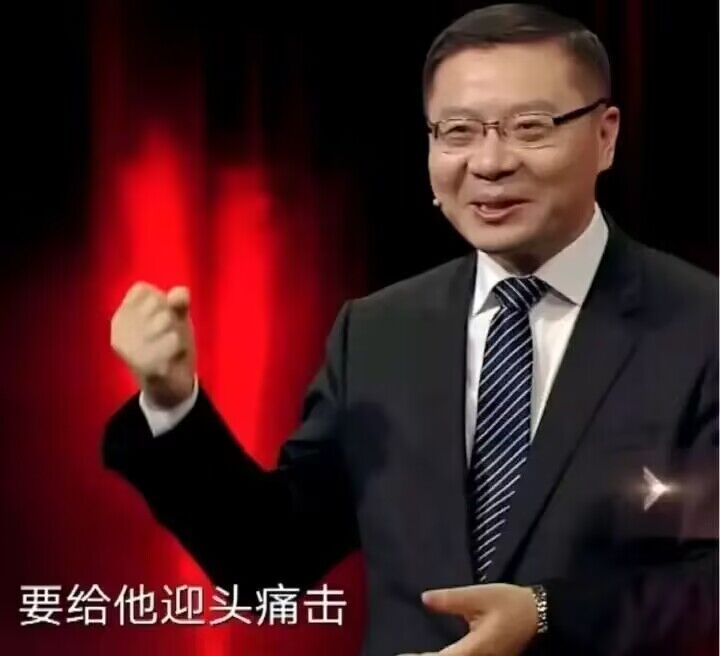
#> input picture yttj.png, 720 x 656 px, found by its file name
$ python main.py
#> lines starting #> are read from the running program, lines starting #| are printed output that depends on the picture; after the words box and inside, x2 and y2 are one past the last pixel; in counts of white or black regions, pixels touching at a corner belong together
import matplotlib.pyplot as plt
import numpy as np
from numpy import fft
import math
import cv2


# 仿真运动模糊
def motion_process(image_size, motion_angle):
    PSF = np.zeros(image_size)
    print(image_size)
    center_position = (image_size[0] - 1) / 2
    print(center_position)

    slope_tan = math.tan(motion_angle * math.pi / 180)
    slope_cot = 1 / slope_tan
    if slope_tan <= 1:
        for i in range(15):
            offset = round(i * slope_tan)  # ((center_position-i)*slope_tan)
            PSF[int(center_position + offset), int(center_position - offset)] = 1
        return PSF / PSF.sum()  # 对点扩散函数进行归一化亮度
    else:
        for i in range(15):
            offset = round(i * slope_cot)
            PSF[int(center_position - offset), int(center_position + offset)] = 1
        return PSF / PSF.sum()


# 对图片进行运动模糊
def make_blurred(input, PSF, eps):
    input_fft = fft.fft2(input)  # 进行二维数组的傅里叶变换
    PSF_fft = fft.fft2(PSF) + eps
    blurred = fft.ifft2(input_fft * PSF_fft)
    blurred = np.abs(fft.fftshift(blurred))
    return blurred


def inverse(input, PSF, eps):  # 逆滤波
    input_fft = fft.fft2(input)
    PSF_fft = fft.fft2(PSF) + eps  # 噪声功率，这是已知的，考虑epsilon
    result = fft.ifft2(input_fft / PSF_fft)  # 计算F(u,v)的傅里叶反变换
    result = np.abs(fft.fftshift(result))
    return result


def wiener(input, PSF, eps, K=0.01):  # 维纳滤波，K=0.01
    input_fft = fft.fft2(input)
    PSF_fft = fft.fft2(PSF) + eps
    PSF_fft_1 = np.conj(PSF_fft) / (np.abs(PSF_fft) ** 2 + K)
    result = fft.ifft2(input_fft * PSF_fft_1)
    result = np.abs(fft.fftshift(result))
    return result


def normal(array):
    array = np.where(array < 0, 0, array)
    array = np.where(array > 255, 255, array)
    array = array.astype(np.int16)
    return array


def main(gray):
    channel = []
    img_h, img_w = gray.shape[:2]
    PSF = motion_process((img_h, img_w), 60)  # 进行运动模糊处理
    blurred = np.abs(make_blurred(gray, PSF, 1e-3))

    result_blurred = inverse(blurred, PSF, 1e-3)  # 逆滤波
    result_wiener = wiener(blurred, PSF, 1e-3)  # 维纳滤波

    blurred_noisy = blurred + 0.1 * blurred.std() * \
                    np.random.standard_normal(blurred.shape)  # 添加噪声,standard_normal产生随机的函数
    inverse_mo2no = inverse(blurred_noisy, PSF, 0.1 + 1e-3)  # 对添加噪声的图像进行逆滤波
    wiener_mo2no = wiener(blurred_noisy, PSF, 0.1 + 1e-3)  # 对添加噪声的图像进行维纳滤波
    channel.append((normal(blurred), normal(result_blurred), normal(result_wiener),
                    normal(blurred_noisy), normal(inverse_mo2no), normal(wiener_mo2no)))
    return channel


if __name__ == '__main__':
    image = cv2.imread('D://yttj.png')
#> image is the input picture: shape (656, 720, 3); mean B, G, R 30.6, 29, 65.3
    b_gray, g_gray, r_gray = cv2.split(image.copy())
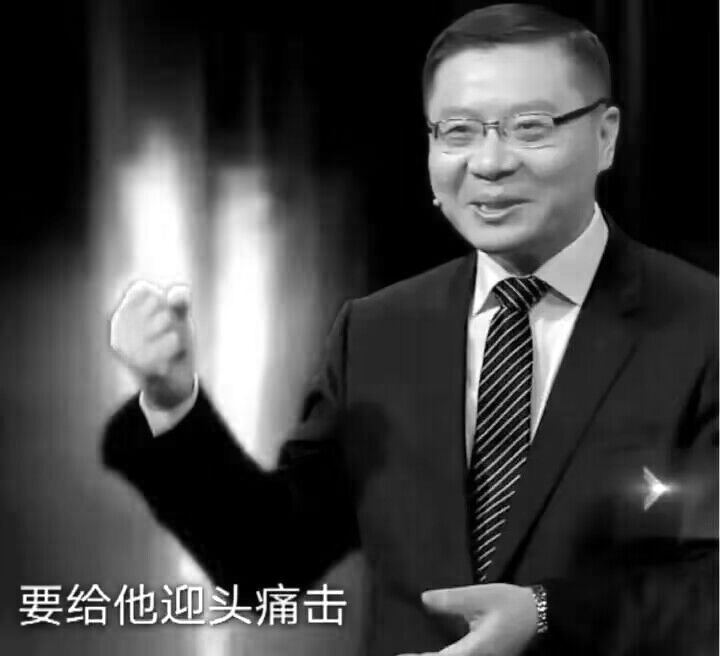
#> r_gray: shape (656, 720); min 0, max 255, mean 65.3

    Result = []
    for gray in [b_gray, g_gray, r_gray]:
        channel = main(gray)
        Result.append(channel)
#> this loop made 3 passes
#| (656, 720)
#| 327.5
#| (656, 720)
#| 327.5
#| (656, 720)
#| 327.5
#> pass 1, in main, `PSF = motion_process((img_h, img_w), 60)`:
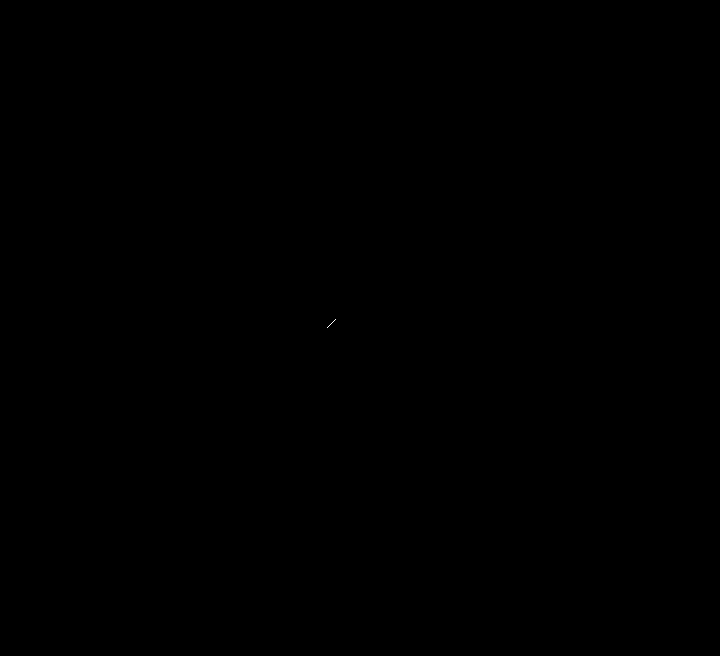
#> PSF: shape (656, 720) float64; values 0 (black) and 0.111 (white), 0% white in thin lines or dots, all inside (x1, y1, x2, y2) = (327, 319, 336, 328)
#> pass 1, in wiener, `result = np.abs(fft.fftshift(result))`:
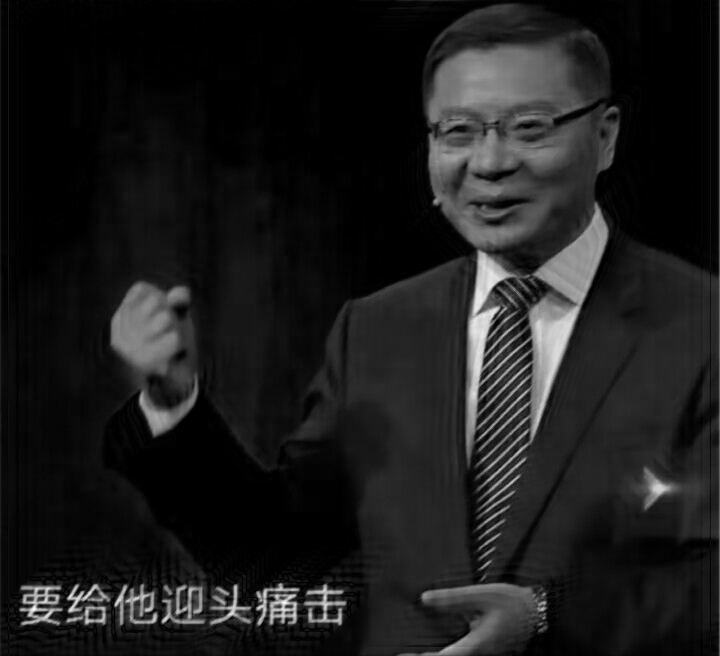
#> result: shape (656, 720) float64; min 8.89e-06, max 279.6, mean 30.6; drawn with min black and max white
#> after the loop, Result = 3 items
    blurred = cv2.merge([Result[0][0][0], Result[1][0][0], Result[2][0][0]])
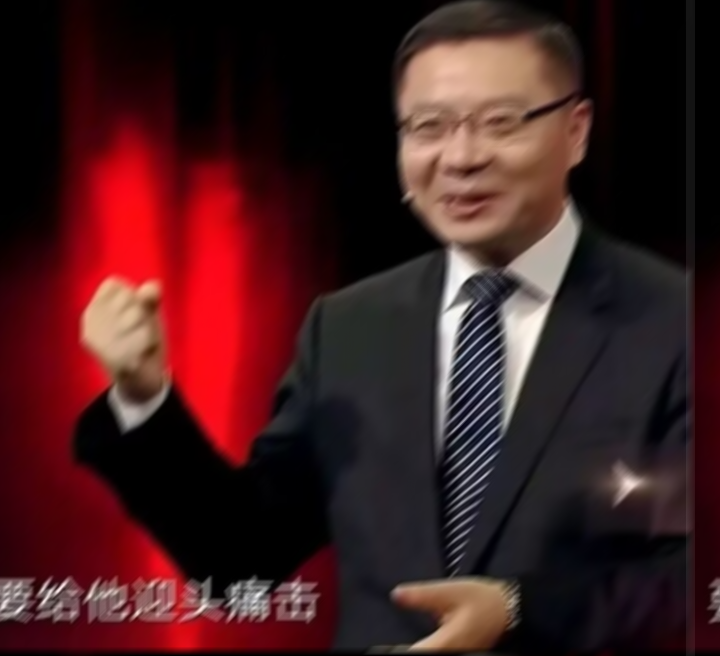
#> blurred: shape (656, 720, 3) int16; mean of channels 0, 1, 2 30.2, 28.6, 65; drawn as B, G, R
    result_blurred = cv2.merge([Result[0][0][1], Result[1][0][1], Result[2][0][1]])
    result_wiener = cv2.merge([Result[0][0][2], Result[1][0][2], Result[2][0][2]])
    blurred_noisy = cv2.merge([Result[0][0][3], Result[1][0][3], Result[2][0][3]])
    inverse_mo2no = cv2.merge([Result[0][0][4], Result[1][0][4], Result[2][0][4]])
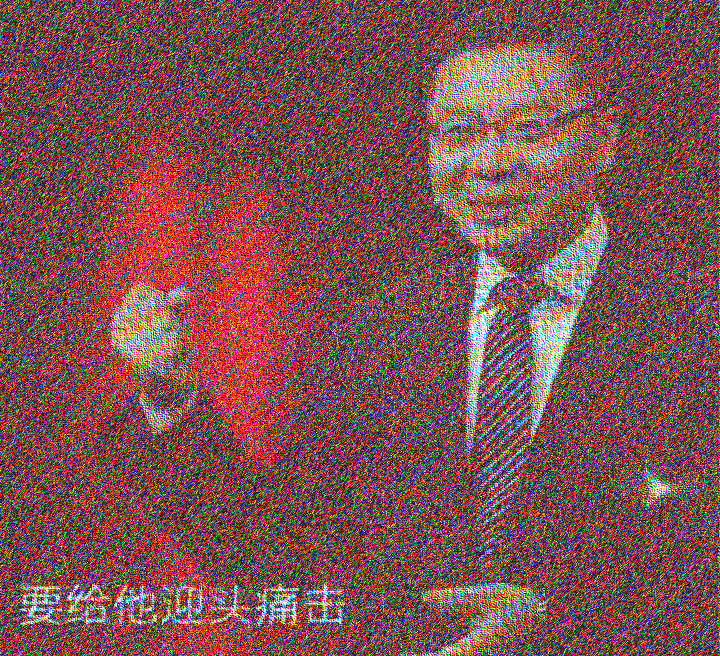
#> inverse_mo2no: shape (656, 720, 3) int16; mean of channels 0, 1, 2 78.2, 80.6, 129.8; drawn as B, G, R
    wiener_mo2no = cv2.merge([Result[0][0][5], Result[1][0][5], Result[2][0][5]])
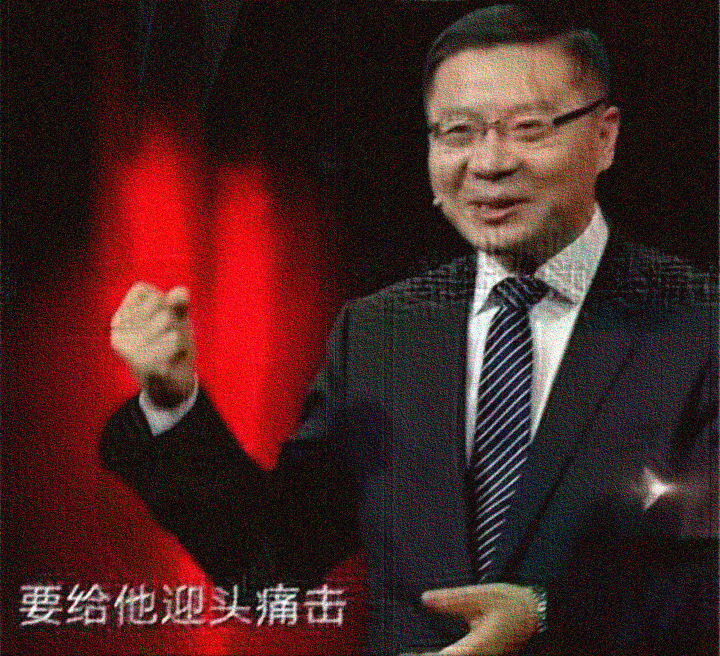
#> wiener_mo2no: shape (656, 720, 3) int16; mean of channels 0, 1, 2 34.5, 36.1, 69; drawn as B, G, R

    # ========= 可视化 ==========
    plt.figure(1)
    plt.xlabel("Original Image")
    plt.imshow(np.flip(image, axis=2))  # 显示原图像

    plt.figure(2)
    plt.figure(figsize=(8, 6.5))
    imgNames = {"Motion blurred": blurred,
                "inverse deblurred": result_blurred,
                "wiener deblurred(k=0.01)": result_wiener,
                "motion & noisy blurred": blurred_noisy,
                "inverse_mo2no": inverse_mo2no,
                'wiener_mo2no': wiener_mo2no}
    for i, (key, imgName) in enumerate(imgNames.items()):
        plt.subplot(231 + i)
        plt.xlabel(key)
        plt.imshow(np.flip(imgName, axis=2))
#> this loop made 6 passes
#> key on passes 1 to 6: 'Motion blurred', 'inverse deblurred', 'wiener deblurred(k=0.01)', 'motion & noisy blurred', 'inverse_mo2no', 'wiener_mo2no'
    plt.show()
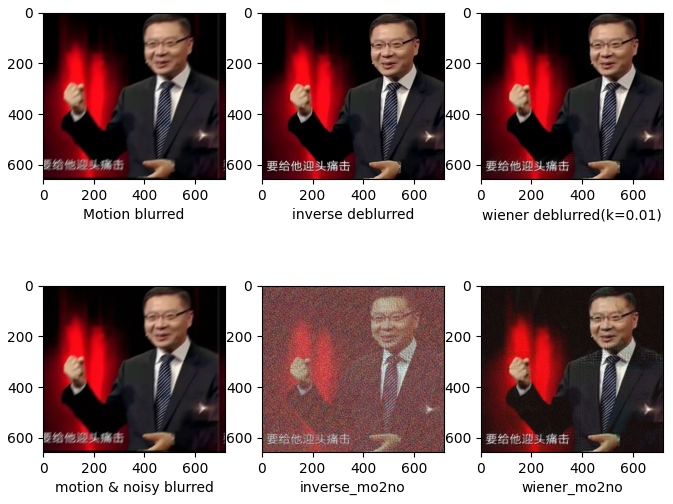
#> figure drawn by matplotlib, 6 panels
